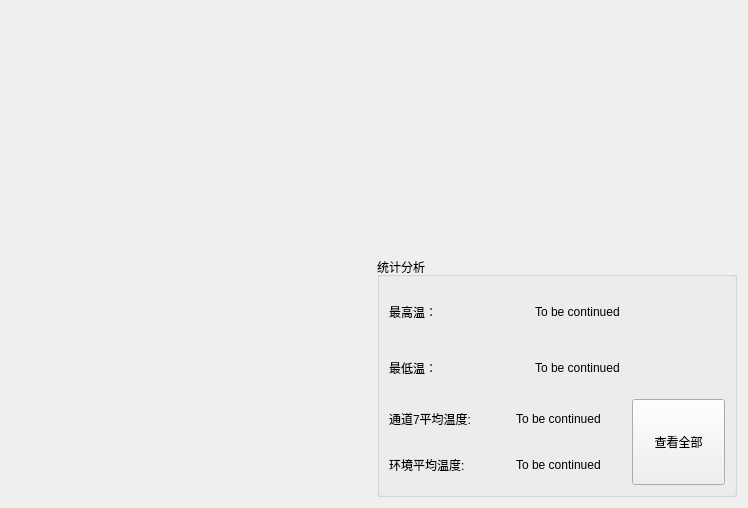
      <widget class="QWidget" name="tab_3">
       <attribute name="title">
        <string>电类温度传感器</string>
       </attribute>
       <layout class="QHBoxLayout" name="horizontalLayout_12">
        <item>
         <layout class="QVBoxLayout" name="verticalLayout_10">
          <item>
           <widget class="QChartView" name="ds18no1chartview" native="true">
            <property name="minimumSize">
             <size>
              <width>360</width>
              <height>240</height>
             </size>
            </property>
           </widget>
          </item>
          <item>
           <widget class="QChartView" name="ds18no2chartview" native="true">
            <property name="minimumSize">
             <size>
              <width>360</width>
              <height>240</height>
             </size>
            </property>
           </widget>
          </item>
         </layout>
        </item>
        <item>
         <layout class="QVBoxLayout" name="verticalLayout_13">
          <item>
           <widget class="QChartView" name="envchartview" native="true">
            <property name="minimumSize">
             <size>
              <width>360</width>
              <height>240</height>
             </size>
            </property>
           </widget>
          </item>
          <item>
           <widget class="QGroupBox" name="groupBox_3">
            <property name="minimumSize">
             <size>
              <width>360</width>
              <height>240</height>
             </size>
            </property>
            <property name="title">
             <string>统计分析</string>
            </property>
            <layout class="QVBoxLayout" name="verticalLayout_9">
             <item>
              <layout class="QHBoxLayout" name="horizontalLayout_4">
               <item>
                <widget class="QLabel" name="label_19">
                 <property name="minimumSize">
                  <size>
                   <width>121</width>
                   <height>40</height>
                  </size>
                 </property>
                 <property name="text">
                  <string>最高温：</string>
                 </property>
                </widget>
               </item>
               <item>
                <widget class="QLabel" name="DSmaxtemplabel">
                 <property name="minimumSize">
                  <size>
                   <width>190</width>
                   <height>40</height>
                  </size>
                 </property>
                 <property name="text">
                  <string>To be continued</string>
                 </property>
                </widget>
               </item>
              </layout>
             </item>
             <item>
              <layout class="QHBoxLayout" name="horizontalLayout_8">
               <item>
                <widget class="QLabel" name="label_20">
                 <property name="minimumSize">
                  <size>
                   <width>121</width>
                   <height>40</height>
                  </size>
                 </property>
                 <property name="text">
                  <string>最低温：</string>
                 </property>
                </widget>
               </item>
               <item>
                <widget class="QLabel" name="DSmintemplabel">
                 <property name="minimumSize">
                  <size>
                   <width>190</width>
                   <height>40</height>
                  </size>
                 </property>
                 <property name="text">
                  <string>To be continued</string>
                 </property>
                </widget>
               </item>
              </layout>
             </item>
             <item>
              <layout class="QHBoxLayout" name="horizontalLayout_11">
               <item>
                <layout class="QVBoxLayout" name="verticalLayout_7">
                 <item>
                  <layout class="QHBoxLayout" name="horizontalLayout_9">
                   <item>
                    <widget class="QLabel" name="label_13">
                     <property name="minimumSize">
                      <size>
                       <width>121</width>
                       <height>40</height>
                      </size>
                     </property>
                     <property name="text">
                      <string>通道7平均温度:</string>
                     </property>
                    </widget>
                   </item>
                   <item>
                    <widget class="QLabel" name="DSchan7mean">
                     <property name="minimumSize">
                      <size>
                       <width>110</width>
                       <height>40</height>
                      </size>
                     </property>
                     <property name="text">
                      <string>To be continued</string>
                     </property>
                    </widget>
                   </item>
                  </layout>
                 </item>
                 <item>
                  <layout class="QHBoxLayout" name="horizontalLayout_10">
                   <item>
                    <widget class="QLabel" name="label_18">
                     <property name="minimumSize">
                      <size>
                       <width>121</width>
                       <height>40</height>
                      </size>
                     </property>
                     <property name="text">
                      <string>环境平均温度:</string>
                     </property>
                    </widget>
                   </item>
                   <item>
                    <widget class="QLabel" name="DSenvmean">
                     <property name="minimumSize">
                      <size>
                       <width>110</width>
                       <height>40</height>
                      </size>
                     </property>
                     <property name="text">
                      <string>To be continued</string>
                     </property>
                    </widget>
                   </item>
                  </layout>
                 </item>
                </layout>
               </item>
               <item>
                <widget class="QPushButton" name="ds18seeallpushButton">
                 <property name="minimumSize">
                  <size>
                   <width>75</width>
                   <height>60</height>
                  </size>
                 </property>
                 <property name="maximumSize">
                  <size>
                   <width>150</width>
                   <height>100</height>
                  </size>
                 </property>
                 <property name="text">
                  <string>查看全部</string>
                 </property>
                </widget>
               </item>
              </layout>
             </item>
            </layout>
           </widget>
          </item>
         </layout>
        </item>
       </layout>
      </widget>
